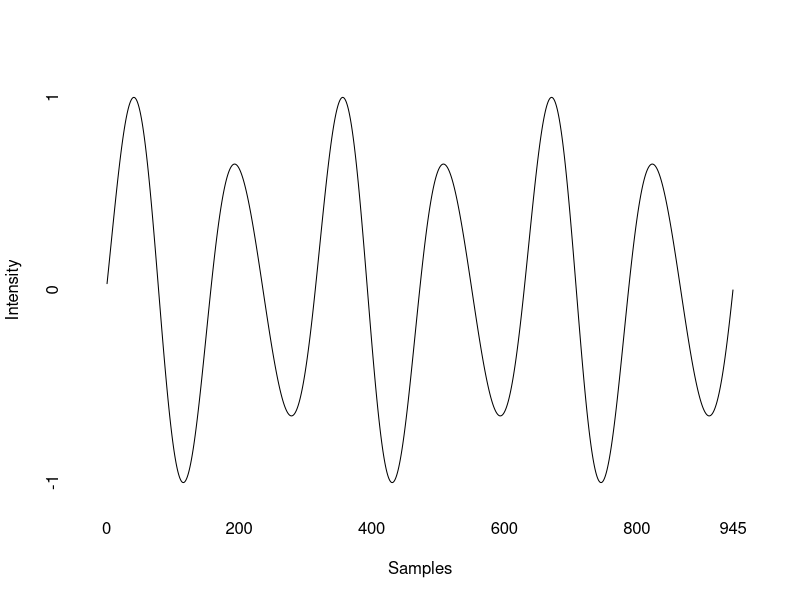
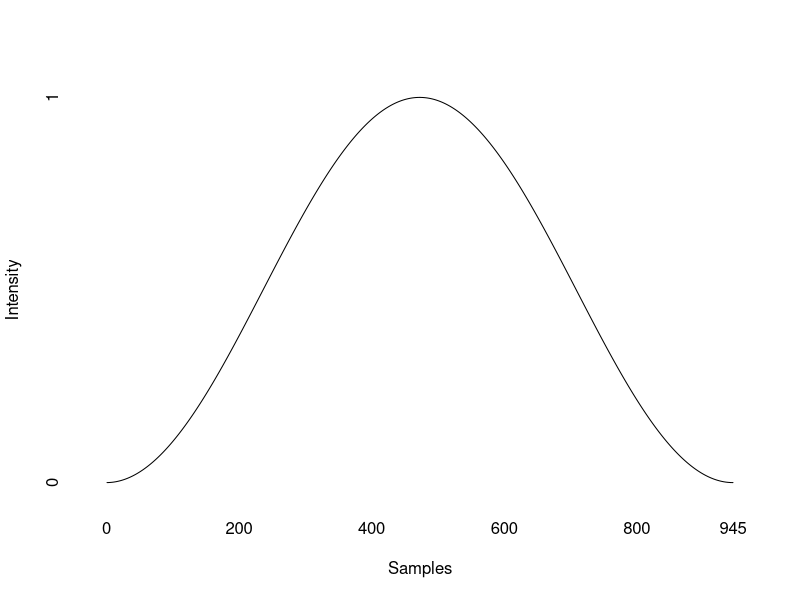
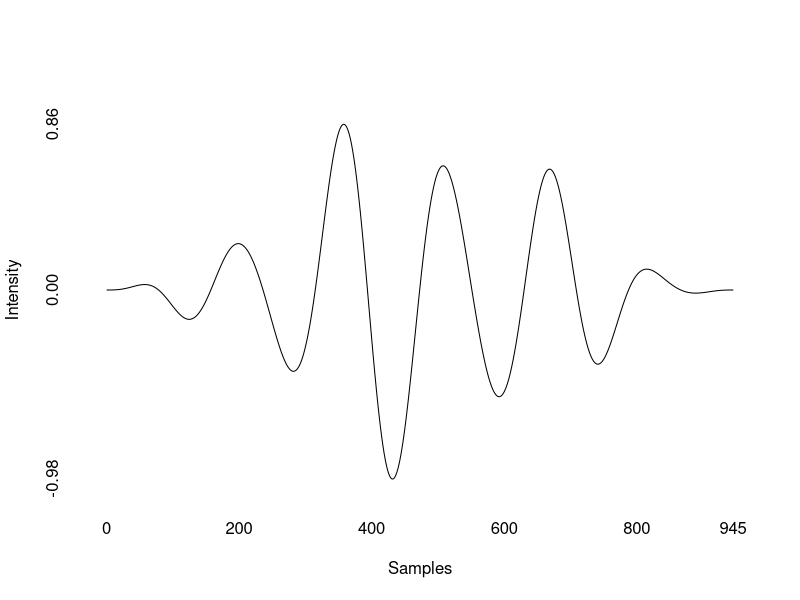
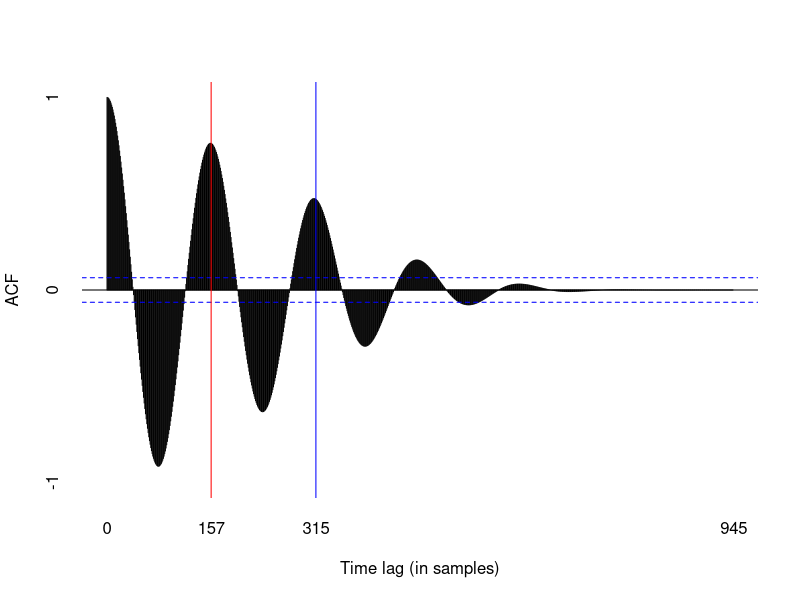
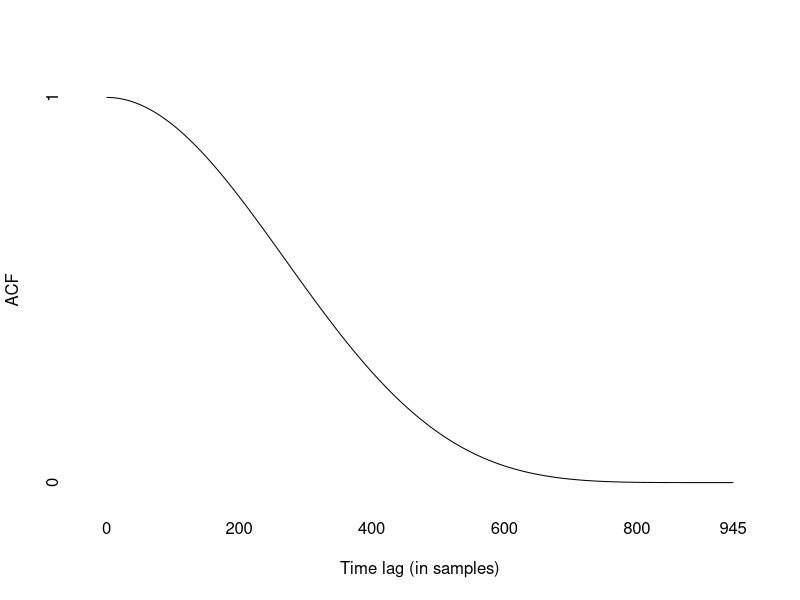
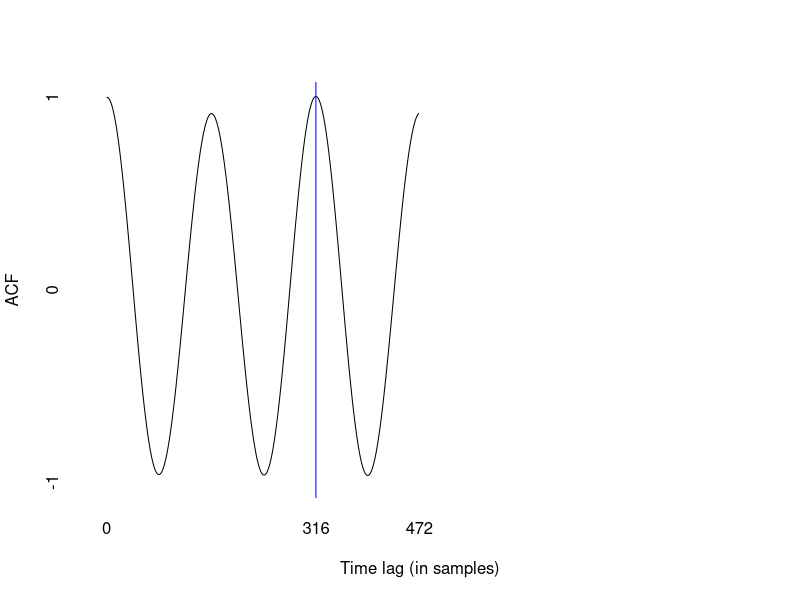

The R script that drew these images, in order:
# A demonstration of Praat's pitch detection algorithm in R
# Written by Jose J. Atria (January 2012)
# Tested to work with R 2.13.1

# This script is free software: you can redistribute it and/or modify
# it under the terms of the GNU General Public License as published by
# the Free Software Foundation, either version 3 of the License, or
# (at your option) any later version.

# A copy of the GNU General Public License is available at <http://www.gnu.org/licenses/>.

# Initial variables

f0 = 140
sample.rate = 44100
periodsPerWindow = 3
x = 1:((1/f0)*sample.rate*periodsPerWindow)

# For saving plots

save_plots <- TRUE
type = 'svg'
ndev <- 1
par(mar=c(5, 4, 3 * !save_plots + 1, 2) + 0.1)
if (save_plots) {
  mydevice <- function (type='svg', width=7, height=4) {
    stopifnot(type %in% c('svg', 'png'))
    name <- paste0('fig', ndev, '.', type, collapse=NULL)
    if (type == 'svg') {
      svg(name, width=width, height=height)
    } else {
      png(name, width=width, height=height, unit='in', res=200)
    }
    ndev <<- ndev + 1
  }
} else {
  mydevice <- function (...) { }
}

# The working sound

sample = (1+0.3*sin(2*pi*f0*x/sample.rate))*sin(2*pi*(f0*2)*x/sample.rate)
sample <- sample / max(sample)
mydevice(type)
plot(sample, type="l", ylab="Intensity", xlab="Samples", main=if (save_plots) { "" } else { "The sound in the analysis window" }, axes=FALSE)
axis(1, at=c(seq(from=0, to=max(x), by=200), max(x)), lwd=0)
axis(2, at=c(-1,0,1), lwd=0)
dev.off()

# The Hanning window filter

filter=0.5-0.5*cos((2*pi*x)/max(x))
mydevice(type)
plot(filter, type="l", ylab="Intensity", xlab="Samples", ylim=c(0,1), main=if (save_plots) { "" } else { "The Hanning filter function" }, axes=FALSE)
axis(1, at=c(seq(from=0, to=max(x), by=200), max(x)), lwd=0)
axis(2, at=c(-1,0,1), lwd=0)
dev.off()

# The filtered sound

filtered = sample*filter
mydevice(type)
plot(filtered, type="l", ylab="Intensity", xlab="Samples", main=if (save_plots) { "" } else { "The filtered window" }, axes=FALSE, ylim=c(-1,1))
axis(1, at=c(seq(from=0, to=max(x), by=200), max(x)), lwd=0)
axis(2, at=c(sprintf("%.2f",min(filtered)),0,sprintf("%.2f",max(filtered))), lwd=0)
dev.off()

# The autocorrelation of the filtered sound

mydevice(type)
r_a = acf(filtered, max(x), xlab="Time lag (in samples)", ylim=c(-1,1), main=if (save_plots) { "" } else { "Normalized autocorrelation of the filtered sound" }, axes=FALSE)$acf
false_peak <- 20+which.max(r_a[21:max(x)])
real_peak  <- (1/f0)*sample.rate
axis(1, at=c(0, false_peak, real_peak, max(x)), lwd=0)
axis(2, at=c(-1,0,1), lwd=0)
abline(v=false_peak, col="red")
abline(v=real_peak, col="blue")
dev.off()

# The autocorrelation of the filter

r_w = (1-(abs(x)/max(x)))*((2/3)+(1/3)*cos((2*pi*x)/max(x)))+(1/(2*pi))*sin((2*pi*abs(x))/max(x))
mydevice(type)
plot(r_w, type="l", ylab="ACF", xlab="Time lag (in samples)", ylim=c(0,1), main=if (save_plots) { "" } else { "Normalized autocorrelation of the window function" }, axes=FALSE)
axis(1, at=c(seq(from=0, to=max(x), by=200), max(x)), lwd=0)
axis(2, at=c(0,1), lwd=0)
dev.off()

# The estimates of the original signal's autocorrelation

r_x = r_a/r_w
r_x.plot <- r_x
r_x.plot[(max(x)/2):(max(x))] <- NA
mydevice(type)
plot(r_x.plot, type="l", ylab="ACF", xlab="Time lag (in samples)", ylim=c(-1,1), main=if (save_plots) { "" } else { "Estimated autocorrelation of the original signal" }, axes=FALSE)
real_peak <- 20+which.max(r_x[21:(max(x)/2)])
abline(v=real_peak, col="blue")
axis(1, at=c(0, real_peak, round(max(x)/2)), lwd=0)
axis(2, at=c(-1,0,1), lwd=0)
dev.off()

# Calculating the f0 from the time lag in samples

result = 1/((20+which.max(r_x[21:(max(x)/2)]))/sample.rate)
cat("f0 = ", result, "\n")

# The original version of this file resides at
# http://pinguinorodriguez.cl/assets/tutorials/praat_pitch/scripts/figures.R
#
# Source of the examples:
# Boersma, P. (1993) Acurate short-term analysis of the fundamental
# frequency and the harmonics-to-noise ratio of a sampled sound.
# IFA Proceedings 17: 97-110
# http://www.fon.hum.uva.nl/paul/papers/Proceedings_1993.pdf
